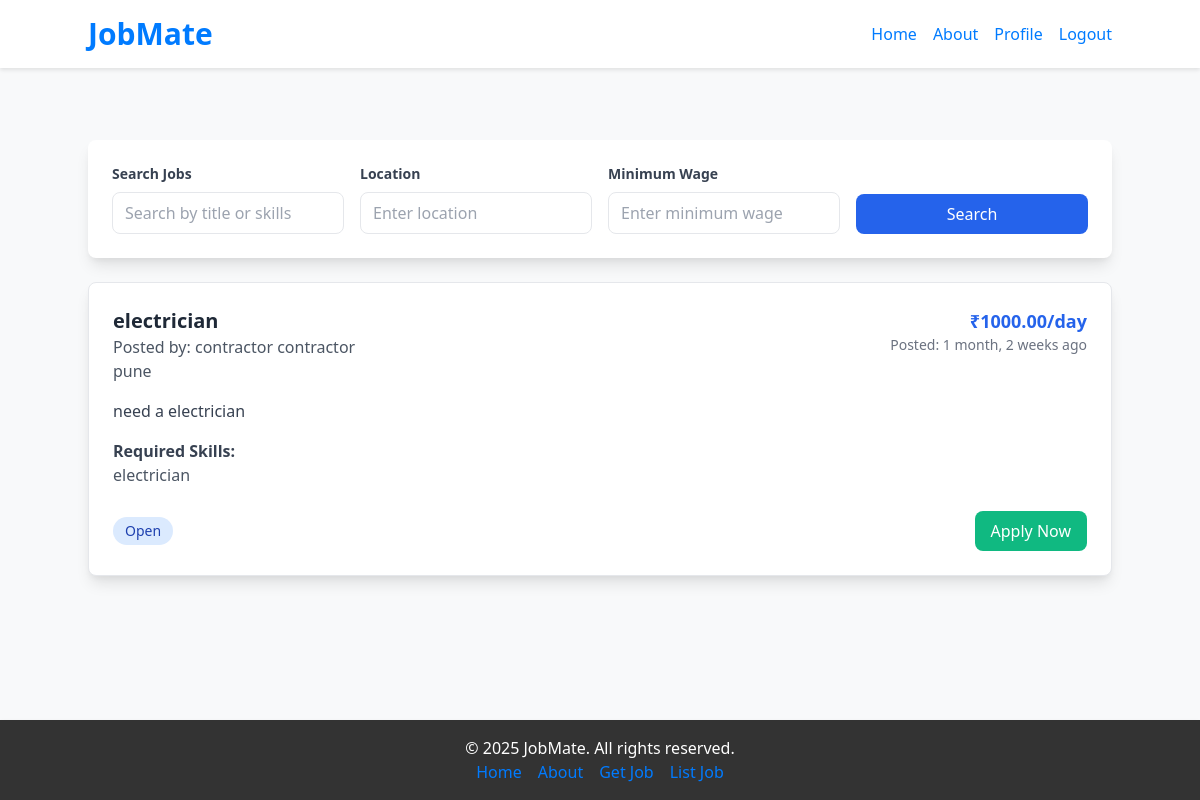
Page /worker/jobs/ (signed in) on the earlier database version.
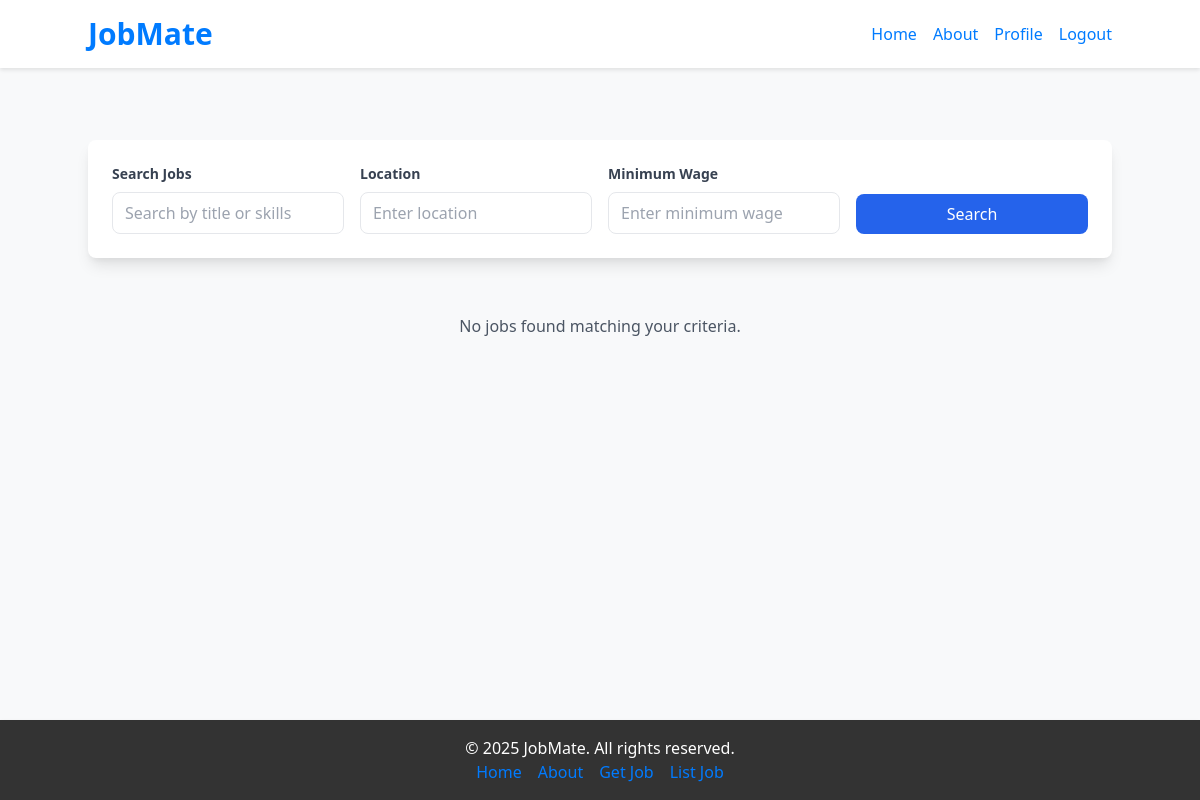
Same page on the later database version.
### contractor/models.py (models this page shows, shortened)
class Job(models.Model):
    STATUS_CHOICES = (
        ('open', 'Open'),
        ('closed', 'Closed')
    )
    contractor = models.ForeignKey(Contractor, on_delete=models.CASCADE)
    title = models.CharField(max_length=255)
    description = models.TextField()
    location = models.CharField(max_length=255)
    wage = models.DecimalField(max_digits=10, decimal_places=2)
    required_skills = models.TextField(blank=True, null=True)
    created_at = models.DateTimeField(auto_now_add=True)
    status = models.CharField(max_length=10, choices=STATUS_CHOICES, default='open')

class Contractor(models.Model):
    user = models.OneToOneField(CustomUser, on_delete=models.CASCADE, primary_key=True)
    company_name = models.CharField(max_length=255, blank=True, null=True)
    rating_avg = models.FloatField(default=0)
    about = models.TextField(blank=True, null=True)

### accounts/models.py (models this page shows)
class CustomUser(AbstractUser):
    ROLE_CHOICES = (
        ('worker', 'Worker'),
        ('contractor', 'Contractor'),
    )
    role = models.CharField(max_length=20, choices=ROLE_CHOICES, default='worker')
    phone = models.CharField(max_length=15, blank=True, null=True)
    address = models.TextField(blank=True, null=True)
    created_at = models.DateTimeField(auto_now_add=True)
    date_of_birth = models.DateField(blank=True, null=True)

### worker/views.py (the view, shortened to what this page needs)
# urls.py: path('jobs/', views.find_jobs, name='find-jobs'),
@login_required(login_url='/login/')
def find_jobs(request):
    query = Q(status='open')
    search = request.GET.get('search')
    location = request.GET.get('location')
    min_wage = request.GET.get('min_wage')
    skill_filter = request.GET.get('skill')
    date_posted = request.GET.get('date_posted')
    if search:
        query &= Q(title__icontains=search) | Q(description__icontains=search) | Q(required_skills__icontains=search)
    if location:
        query &= Q(location__icontains=location)
    if min_wage:
        query &= Q(wage__gte=min_wage)
    if skill_filter:
        query &= Q(required_skills__icontains=skill_filter)
    accepted_jobs = Application.objects.filter(status='accepted').values_list('job_id', flat=True)
    query &= ~Q(id__in=accepted_jobs)
    jobs = Job.objects.filter(query).order_by('-created_at')
    paginator = Paginator(jobs, 10)
    page = request.GET.get('page')
    jobs = paginator.get_page(page)
    all_skills = Skill.objects.all()
    return render(request, 'find_jobs.html', {
        'jobs': jobs,
        'all_skills': all_skills,
        'current_filters': request.GET
    })

### worker/templates/find_jobs.html (shortened to what this page needs)
{% extends "base.html" %}
{% block content %}
<div class="max-w-6xl mx-auto mt-8">
    <div class="bg-white p-6 rounded-lg shadow-lg mb-6">
        <form method="get" class="grid grid-cols-1 md:grid-cols-4 gap-4">
            <div>
                <label class="block text-gray-700 text-sm font-bold mb-2" for="search">
                    Search Jobs
                </label>
                <input type="text" name="search" id="search"
                    class="w-full px-3 py-2 border rounded-lg focus:outline-none focus:ring-2 focus:ring-blue-600"
                    placeholder="Search by title or skills">
            </div>
            <div>
                <label class="block text-gray-700 text-sm font-bold mb-2" for="location">
                    Location
                </label>
                <input type="text" name="location" id="location"
                    class="w-full px-3 py-2 border rounded-lg focus:outline-none focus:ring-2 focus:ring-blue-600"
                    placeholder="Enter location">
            </div>
            <div>
                <label class="block text-gray-700 text-sm font-bold mb-2" for="wage">
                    Minimum Wage
                </label>
                <input type="number" name="min_wage" id="wage"
                    class="w-full px-3 py-2 border rounded-lg focus:outline-none focus:ring-2 focus:ring-blue-600"
                    placeholder="Enter minimum wage">
            </div>
            <div class="flex items-end">
                <button type="submit"
                    class="w-full bg-blue-600 text-white px-4 py-2 rounded-lg hover:bg-blue-700">
                    Search
                </button>
            </div>
        </form>
    </div>
    <div class="grid grid-cols-1 gap-6">
        {% for job in jobs %}
        <div class="bg-white p-6 rounded-lg shadow-lg border hover:shadow-xl transition-shadow">
            <div class="flex justify-between items-start">
                <div>
                    <h2 class="text-xl font-bold text-gray-800">{{ job.title }}</h2>
                    <p class="text-gray-600">Posted by: {{ job.contractor.user.first_name }} {{ job.contractor.user.last_name }}</p>
                    <p class="text-gray-600">{{ job.location }}</p>
                </div>
                <div class="text-right">
                    <p class="text-lg font-bold text-blue-600">₹{{ job.wage }}/day</p>
                    <p class="text-sm text-gray-500">Posted: {{ job.created_at|timesince }} ago</p>
                </div>
            </div>
            <div class="mt-4">
                <p class="text-gray-700">{{ job.description }}</p>
            </div>
            <div class="mt-4">
                <h3 class="font-semibold text-gray-700">Required Skills:</h3>
                <p class="text-gray-600">{{ job.required_skills }}</p>
            </div>
            <div class="mt-6 flex justify-between items-center">
                <div class="flex space-x-4">
                    <span class="px-3 py-1 bg-blue-100 text-blue-800 rounded-full text-sm">
                        {{ job.get_status_display }}
                    </span>
                </div>
                {% if job.status == 'open' %}
                <form method="post" action="{% url 'apply-job' job.id %}">
                    <button type="submit"
                        class="bg-green-500 text-white px-4 py-2 rounded-lg hover:bg-green-600">
                        Apply Now
                    </button>
                </form>
                {% else %}
                <button disabled class="bg-gray-400 text-white px-4 py-2 rounded-lg cursor-not-allowed">
                    Closed
                </button>
                {% endif %}
            </div>
        </div>
        {% empty %}
        <div class="text-center py-8">
            <p class="text-gray-600">No jobs found matching your criteria.</p>
        </div>
        {% endfor %}
    </div>
</div>
{% endblock %}

Differences in the rows shown:
removed Job: title "electrician", contractor.user.first_name "contractor", contractor.user.last_name "contractor", location "pune", wage "1000.00", created_at "1 month, 2 weeks", description "need a electrician", required_skills "electrician", status "Open", shows "Apply Now"
Other differences:
text now shown: "No jobs found matching your criteria."
